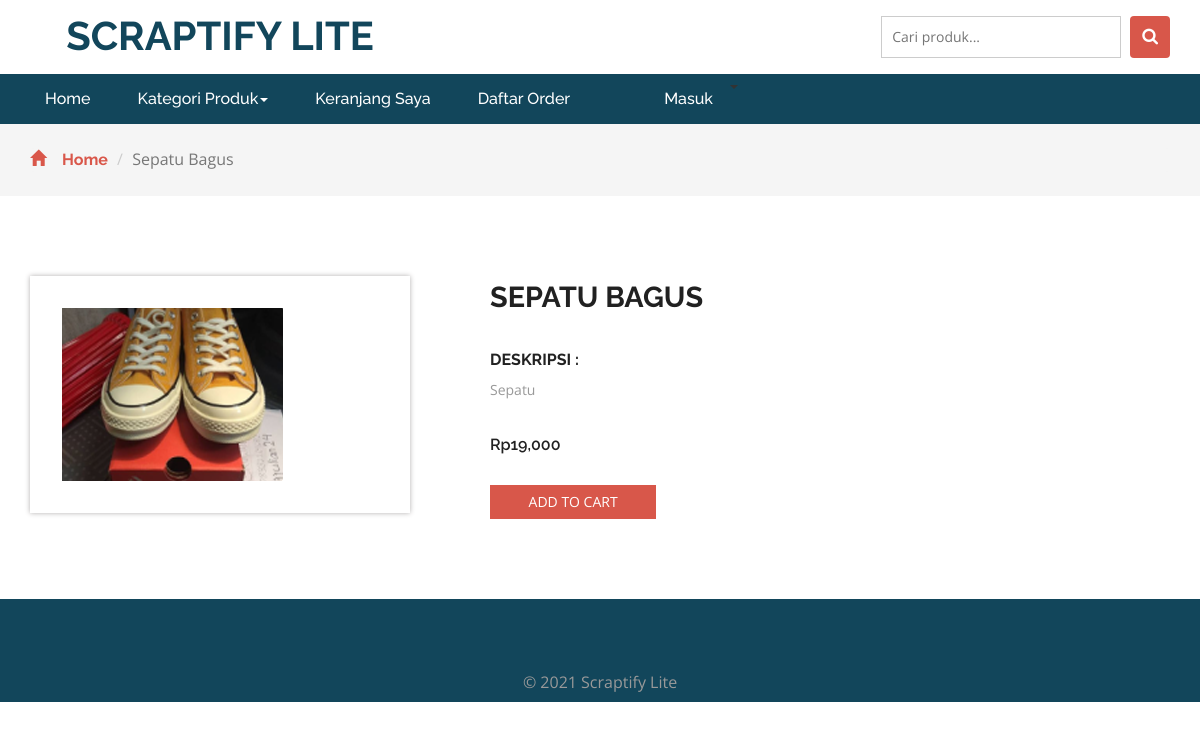
Screenshot of /product.php?idproduk=1 with the database file from the repository.
### tables this page shows
CREATE TABLE `produk` (
  `idproduk` int(11) NOT NULL,
  `idkategori` int(11) NOT NULL,
  `namaproduk` varchar(30) NOT NULL,
  `gambar` varchar(100) NOT NULL,
  `deskripsi` varchar(200) NOT NULL,
  `hargaafter` int(11) NOT NULL,
  `tgldibuat` timestamp NOT NULL DEFAULT current_timestamp()
);

### product.php (the view, shortened to what this page needs)
<?php
include 'dbconnect.php';
$idproduk = $_GET['idproduk'];
?>
<!DOCTYPE html>
<html>
	<head>
		<link href="css/bootstrap.css" rel="stylesheet" type="text/css" media="all" />
		<link href="css/style.css" rel="stylesheet" type="text/css" media="all" />
		<link href="css/font-awesome.css" rel="stylesheet">
	</head>
	<body>
		<div class="logo_products">
			<div class="container">
				<div class="w3ls_logo_products_left">
					<h1><a href="index.php">Scraptify Lite</a></h1>
				</div>
				<div class="w3l_search">
					<form action="search.php" method="post">
						<input type="search" name="Search" placeholder="Cari produk...">
						<button type="submit" class="btn btn-default search" aria-label="Left Align">
							<i class="fa fa-search" aria-hidden="true"> </i>
						</button>
					</form>
				</div>
				<div class="clearfix"> </div>
			</div>
		</div>
		<div class="navigation-agileits">
			<div class="container">
				<nav class="navbar navbar-default">
					<div class="collapse navbar-collapse" id="bs-megadropdown-tabs">
						<ul class="nav navbar-nav">
							<li class="active"><a href="index.php" class="act">Home</a></li>
							<li class="dropdown">
								<a href="#" class="dropdown-toggle" data-toggle="dropdown">Kategori Produk<b class="caret"></b></a>
							</li>
							<li><a href="cart.php">Keranjang Saya</a></li>
							<li><a href="konfirmasi.php">Daftar Order</a></li>
							<li>
								<a href="#" class="dropdown-toggle" data-toggle="dropdown">
								<?php
									if(!isset($_SESSION['log'])){
										echo '
										<li><a href="login.php">Masuk</a></li>
										';
									}
								?>
								<b class="caret"></b></a>
							</li>
						</ul>
					</div>
				</nav>
			</div>
		</div>
		<div class="breadcrumbs">
			<div class="container">
				<ol class="breadcrumb breadcrumb1 animated wow slideInLeft" data-wow-delay=".5s">
					<li><a href="index.php"><span class="glyphicon glyphicon-home" aria-hidden="true"></span>Home</a></li>
					<li class="active"><?php
					$p = mysqli_fetch_array(mysqli_query($conn,"Select * from produk where idproduk='$idproduk'"));
					echo $p['namaproduk'];
					?></li>
				</ol>
			</div>
		</div>
		<div class="products">
			<div class="container">
				<div class="agileinfo_single">
					<div class="col-md-4 agileinfo_single_left">
						<img id="example" src="<?php echo $p['gambar']?>" alt=" " class="img-responsive">
					</div>
					<div class="col-md-8 agileinfo_single_right">
					<h2><?php echo $p['namaproduk'] ?></h2>
					<div class="w3agile_description">
						<h4>Deskripsi :</h4>
						<p><?php echo $p['deskripsi'] ?></p>
					</div>
						<div class="snipcart-item block">
							<div class="snipcart-thumb agileinfo_single_right_snipcart">
								<h4 class="m-sing">Rp<?php echo number_format($p['hargaafter']) ?>
							</div>
							<div class="snipcart-details agileinfo_single_right_details">
								<form action="#" method="post">
									<fieldset>
										<input type="submit" name="addprod" value="Add to cart" class="button">
									</fieldset>
								</form>
							</div>
						</div>
					</div>
					<div class="clearfix"> </div>
				</div>
			</div>
		</div>
		<div class="footer-botm">
			<div class="footer-copy">
				<div class="container">
					<p>© 2021 Scraptify Lite</p>
				</div>
			</div>
		</div>
		<link href="css/skdslider.css" rel="stylesheet">
	</body>
</html>

### css/style.css (style rules this page uses)
html, body { font-size: 100%; font-family: 'Open Sans', sans-serif; background:#ffffff; }
ul li,ol li { font-size:14px; }
p { margin:0; }
h1,h2,h3,h4,h5,h6,a { font-family: 'Raleway', sans-serif; margin:0; font-weight:700; }
ul,label { margin:0; padding:0; }
input[type="submit"],#PPMiniCart .minicart-submit,.w3ls_vegetables ul li a,input[type="reset"],.agileinfo_mail_grid_left ul li a,.events_bottom_left2 ul li a,.w3ls_service_grids1_right a,ul.agileits_social_icons li a,.w3l_banner_nav_right_banner_pet a,.w3ls_w3l_banner_nav_right_grid_head_grid ul li a,.products-breadcrumb ul li a,.w3_footer_grid ul li a,.w3l_fresh_vegetables_grid ul li a,.wthree_footer_copy p a,.agile_top_brand_left_grid1 .button,.w3ls_logo_products_left1 ul.special_items li a,.w3ls_logo_products_left1 ul.phone_email li a { transition: .5s ease-in; -webkit-transition: .5s ease-in; -moz-transition: .5s ease-in; -o-transition: .5s ease-in; -ms-transition: .5s ease-in; }
.w3l_search { float: right; width: 25.33%; margin: 0em 0 0em 0em; }
.w3l_search input[type="search"] { width: 83%; padding:10px; font-size: 14px; color: #999; outline: none; border: 1px solid #cccccc; background: none; -webkit-appearance: none; transition: 0.5s all; -webkit-transition: 0.5s all; -moz-transition: 0.5s all; }
button.btn.btn-default.search { background: #D8574A; padding: 11px 12px 11px; float: right; outline: none; border: none; }
.w3l_search input[type="search"] { margin-top:0px; }
.w3l_search i.fa.fa-search { font-size: 17px; color:#fff; }
.logo_products { padding: 1em 0; }
.w3ls_logo_products_left { float: left; text-align: center; width: 33.33%; }
.w3ls_logo_products_left h1 a { font-size: 40px; color: #12465B; text-decoration: none; text-transform: uppercase; display: block; line-height: 1; }
.navbar-default .navbar-nav > li > a { color: #fff; font-size: 16px; font-weight: 500; }
.navbar-default .navbar-nav > .active > a, .navbar-default .navbar-nav > .active > a:hover, .navbar-default .navbar-nav > .active > a:focus { background-color: transparent; color: #fff !important; }
.navbar-default .navbar-collapse, .navbar-default .navbar-form { border: none; }
.navbar { position: relative; min-height: 50px; margin-bottom: 10px; border: 1px solid transparent; }
.navbar-default { background: none; border: none; }
.navbar-collapse { padding: 0; }
.navigation-agileits { background: #12465B; }
.navbar-nav > li { float: left; margin-left: 17px; }
.navbar-nav > li:nth-child(1) { margin-left: 0px; }
.navbar-collapse { padding: 0; box-shadow: none; }
.navbar { margin-bottom: 0; border: none; }
.agile_top_brand_left_grid1 h4,.agileinfo_single_right_snipcart h4 { font-weight:600; font-size:1em; color:#212121; text-align: center; }
.snipcart-details { text-align: center; margin: 1.5em auto 1em; width:77%; }
.snipcart-details input.button { font-size: 14px; color: #fff; background: #D8574A; text-decoration: none; position: relative; border: none; border-radius: 0; width: 100%; text-transform: uppercase; padding: .5em 0; outline: none; }
.footer-copy p { margin:4em 0 0; text-align:center; color:#999; line-height:1.8em; }
.footer-botm { background: #12465B; padding: 5px 0; }
.breadcrumb1 li span { left: 0em; padding-right: 1em; color: #d9574a; }
.breadcrumbs { padding: 1.5em 0; background: #f5f5f5; }
.breadcrumb { margin-bottom: 0 !important; padding: 0 !important; }
.breadcrumb1 li { font-size: 1em; color: #999; }
.breadcrumb1 li a { color: #d9574a; text-decoration: none; }
.agileinfo_single h2 { font-size: 1.8em; color: #212121; line-height: 1.5em; text-transform: uppercase; margin-bottom: 1em; }
.agileinfo_single_left { padding: 2em; box-shadow: 0px 0px 5px #b2afaf; }
.agileinfo_single_right { padding-left: 5em; }
.agileinfo_single_right_snipcart { margin:0 0 2em; }
.agileinfo_single_right_details { margin: 0 !important; width: 25% !important; }
.w3agile_description h4 { font-size:1em; color:#212121; text-transform:uppercase; }
.w3agile_description p { font-size:14px; color:#999; line-height:2em; margin:.5em 0 0; width:80%; }
.w3agile_description { margin: 2em 0; }
.products { padding: 5em 0; }
h4.m-sing { text-align: left; }
.glyphicon { position: relative; top: 1px; display: inline-block; font-family: 'Glyphicons Halflings'; font-style: normal; font-weight: 400; line-height: 1; -webkit-font-smoothing: antialiased; -moz-osx-font-smoothing: grayscale; color: #777; }

### rows the page displays
produk: namaproduk "Sepatu Bagus", gambar (picture), namaproduk "SEPATU BAGUS", deskripsi "Sepatu", hargaafter "19,000"
